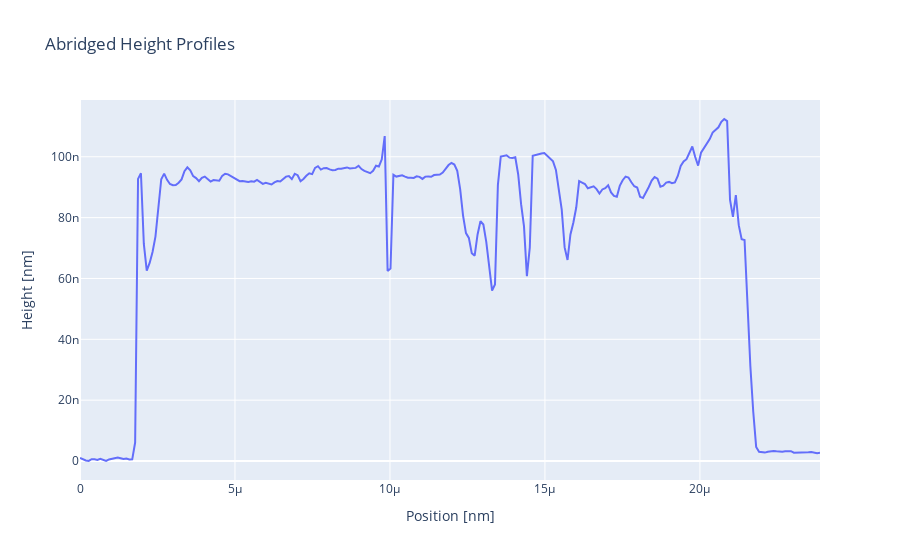

Notebook code for this chart:
### Code cell
cut_path = r"C:\Users\poeda\OneDrive\Desktop\Documents\Luo Group\AFM Images\Cutting Interface\tiny_cuts.csv"
cut = afm.afmData(cut_path)
tiny_cuts = cut.select_profiles([1]).zero_minimums()
thickness = cut.select_profiles([2]).zero_minimums()
tiny_cuts.plotly_graph()
#thickness.plotly_graph()

### Figure 1 — Plotly figure (JSON) as saved in the notebook; plotly's stock layout.template omitted (floating-point values rounded to 4 significant figures; data arrays with more than 128 entries replaced by an {"elided": "..."} marker saying what was removed)
{"data": [{"mode": "lines", "name": "Profile 1", "type": "scatter", "x": {"elided": "256 float values"}, "y": {"elided": "256 float values"}}], "layout": {"title": {"text": "  Abridged Height Profiles"}, "xaxis": {"title": {"text": "Position [nm]"}}, "yaxis": {"title": {"text": "Height [nm]"}}}}
